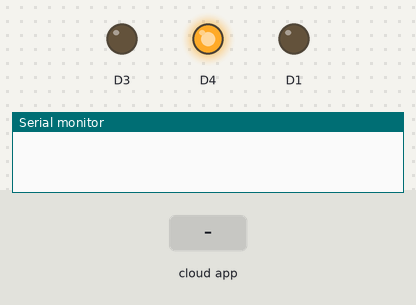
Recording of a program running on a simulated ESP8266 (NodeMCU). Parts: output pins drawn as LEDs (lit = HIGH, except the on-board LED, lit = LOW), the last lines printed to the serial monitor. The test bench sets the inputs (shaded band). WiFi joins after 1.5 s; servers stay silent unless stated; the Firebase database answers and starts empty.

Above: at 2.9 s.
3.0 s: the phone or cloud app sets status to 1
At 5.6 s:
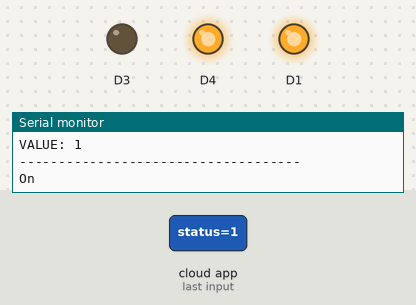
6.6 s: the phone or cloud app sets status to 0
At 11.5 s:
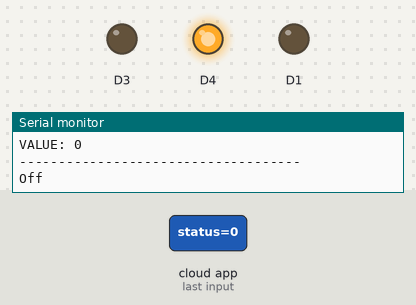
Timing chart, 0 to 13.0 s (numbered marks = the images above; inputs shaded):
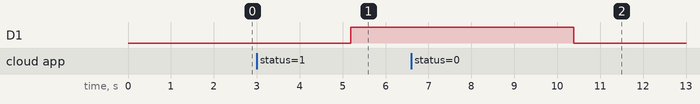

The program:

main.cpp
```cpp
#include <Arduino.h>
#include "FirebaseESP8266.h"
#include <ESP8266WiFi.h>
#include <DNSServer.h>
#include <ESP8266WebServer.h>
#include <WiFiManager.h>
#include <ESP8266HTTPClient.h>

#define FIREBASE_HOST "https://callbotapp-1d5dc.firebaseio.com/"
#define FIREBASE_AUTH "13MEycrGrJxodhos2MWbakXZ4kCwd3ymyHFfWiQx"

unsigned long sendDataPrevMillis = 0;

FirebaseData firebaseData;
String path = "/call/status";

int get_status(String address);

void setup() {
  Serial.begin(9600);
  delay(100);
  WiFiManager wifiManager;
  wifiManager.autoConnect();

  pinMode(D1, OUTPUT);
  pinMode(D3, OUTPUT);
  pinMode(BUILTIN_LED, OUTPUT);

  digitalWrite(D1, LOW);
  digitalWrite(D3, LOW);

  Firebase.begin(FIREBASE_HOST, FIREBASE_AUTH);
  Firebase.reconnectWiFi(true);

  if (!Firebase.beginStream(firebaseData, path))
  {
    Serial.println("------------------------------------");
    Serial.println("Can't begin stream connection...");
    Serial.println("REASON: " + firebaseData.errorReason());
    Serial.println("------------------------------------");
    Serial.println();
  }
}

void turnOn() {
  pinMode(BUILTIN_LED, HIGH);
  digitalWrite(D1, HIGH);
  digitalWrite(D3, LOW);
}

void turnOff() {
  pinMode(BUILTIN_LED, LOW);
  digitalWrite(D1, LOW);
  digitalWrite(D3, LOW);
}

void loop() {
  if (millis() - sendDataPrevMillis > 5000)
  {
    Serial.println("Reading data");

    sendDataPrevMillis = millis();

    if (Firebase.getInt(firebaseData, path))
    {
      Serial.println("PASSED");
      Serial.println("PATH: " + firebaseData.dataPath());
      Serial.println("TYPE: " + firebaseData.dataType());
      Serial.println("ETag: " + firebaseData.ETag());
      Serial.print("VALUE: ");
      if (firebaseData.dataType() == "int")
        Serial.println(firebaseData.intData());
      else if (firebaseData.dataType() == "float")
        Serial.println(firebaseData.floatData(), 5);
      else if (firebaseData.dataType() == "double")
        Serial.println(firebaseData.doubleData(), 9);
      else if (firebaseData.dataType() == "boolean")
        Serial.println(firebaseData.boolData() == 1 ? "true" : "false");
      else if (firebaseData.dataType() == "string")
        Serial.println(firebaseData.stringData());
      else if (firebaseData.dataType() == "json")
        Serial.println(firebaseData.jsonData());
      Serial.println("------------------------------------");
      Serial.println();

      int active = firebaseData.intData();
      if(active == 1) {
        Serial.println("On");
        turnOn();
      }else if (active == 0)
      {
        Serial.println("Off");
        turnOff();
      }
      delay(5000);
    }
    else
    {
      Serial.println("FAILED");
      Serial.println("REASON: " + firebaseData.errorReason());
      Serial.println("------------------------------------");
      Serial.println();
    }
  }
}
```

Measured:
- after the input at 3.0 s, D1: LOW → HIGH after 2.2 s
- after the input at 6.6 s, D1: HIGH → LOW after 3.8 s
